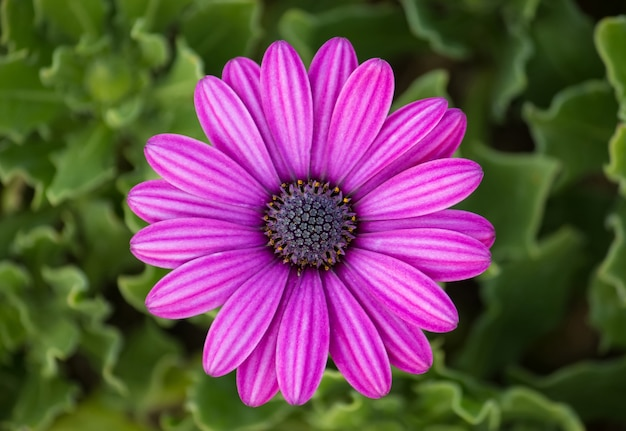
#> input picture purple.jpg, 626 x 431 px
$ python 'DIP Lab 6(Split 3 Channel from RGB).py'
#> lines starting #> are read from the running program, lines starting #| are printed output that depends on the picture
import numpy as np
from PIL import Image
import matplotlib.pyplot as plt

def split_rgb_channels(image_path):
    # Open the RGB image
#> called with image_path = 'purple.jpg'
    rgb_image = Image.open(image_path).convert("RGB")
#> rgb_image is the input picture: PIL image 626x431 RGB; mean R, G, B 106.7, 75.4, 83.1

    # Convert the image to a NumPy array
    rgb_array = np.array(rgb_image)

    # Split the RGB channels
    red_channel = rgb_array[..., 0]
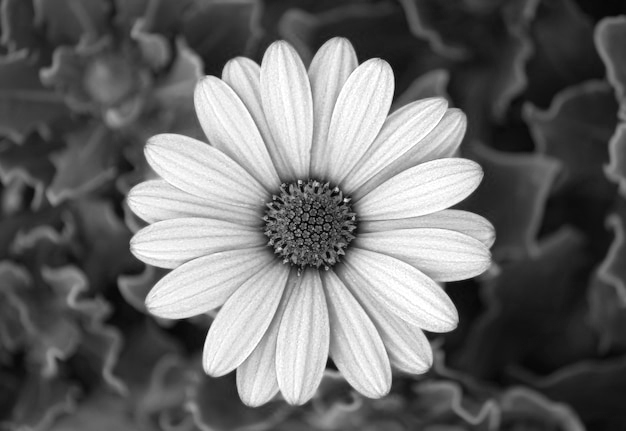
#> red_channel: shape (431, 626); min 0, max 255, mean 106.7
    green_channel = rgb_array[..., 1]
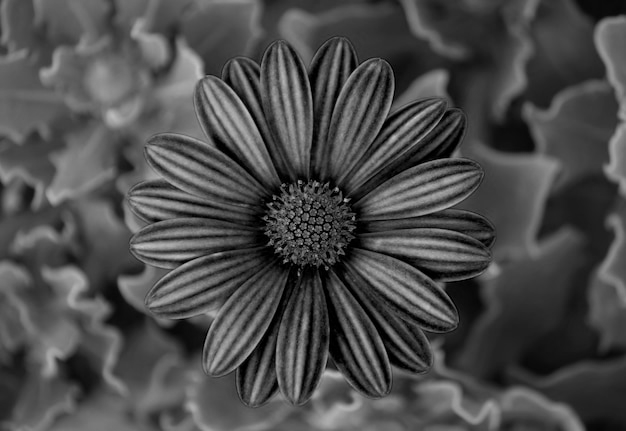
#> green_channel: shape (431, 626); min 0, max 194, mean 75.4
    blue_channel = rgb_array[..., 2]
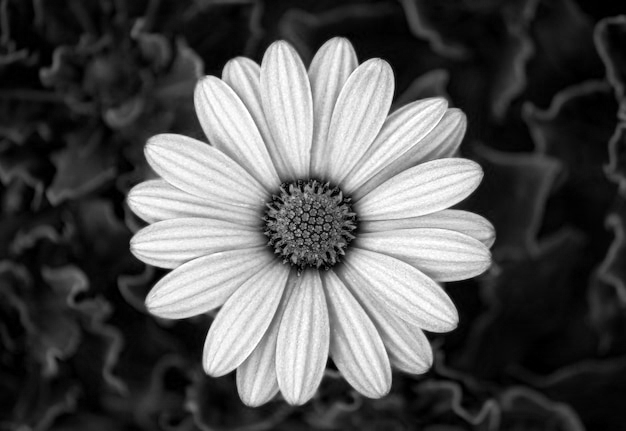
#> blue_channel: shape (431, 626); min 0, max 255, mean 83.1

    return red_channel, green_channel, blue_channel

# Example usage
input_image_path = 'purple.jpg'  # Path to your RGB image
red_channel, green_channel, blue_channel = split_rgb_channels(input_image_path)

# Display the images using Matplotlib
plt.figure(figsize=(15, 5))

plt.subplot(1, 4, 1)
plt.imshow(Image.open(input_image_path))
plt.title("Original RGB Image")
plt.axis('off')

plt.subplot(1, 4, 2)
plt.imshow(red_channel, cmap='Reds')
plt.title("Red Channel")
plt.axis('off')

plt.subplot(1, 4, 3)
plt.imshow(green_channel, cmap='Greens')
plt.title("Green Channel")
plt.axis('off')

plt.subplot(1, 4, 4)
plt.imshow(blue_channel, cmap='Blues')
plt.title("Blue Channel")
plt.axis('off')

plt.show()
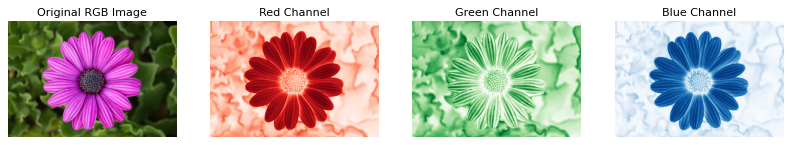
#> figure drawn by matplotlib, 4 panels

$ run again, with flower.jpg copied over purple.jpg
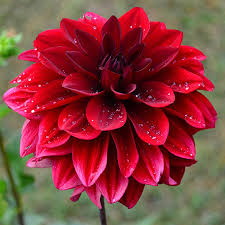
#> input picture flower.jpg, 225 x 225 px
#> in split_rgb_channels, rgb_image is the input picture: PIL image 225x225 RGB; mean R, G, B 137.7, 61.1, 61.6
#> in split_rgb_channels, `blue_channel = rgb_array[..., 2]`:
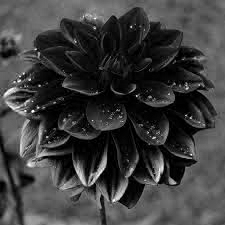
#> blue_channel: shape (225, 225); min 0, max 255, mean 61.6
#> `plt.show()`:
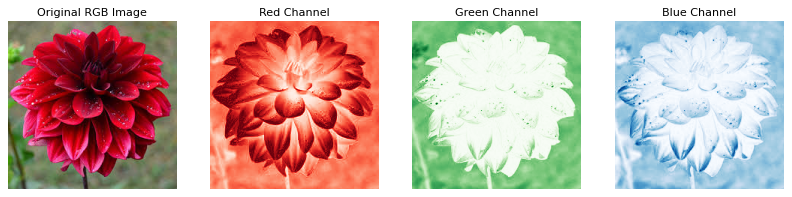
#> figure drawn by matplotlib, 4 panels

$ run again, with night.jpg copied over purple.jpg
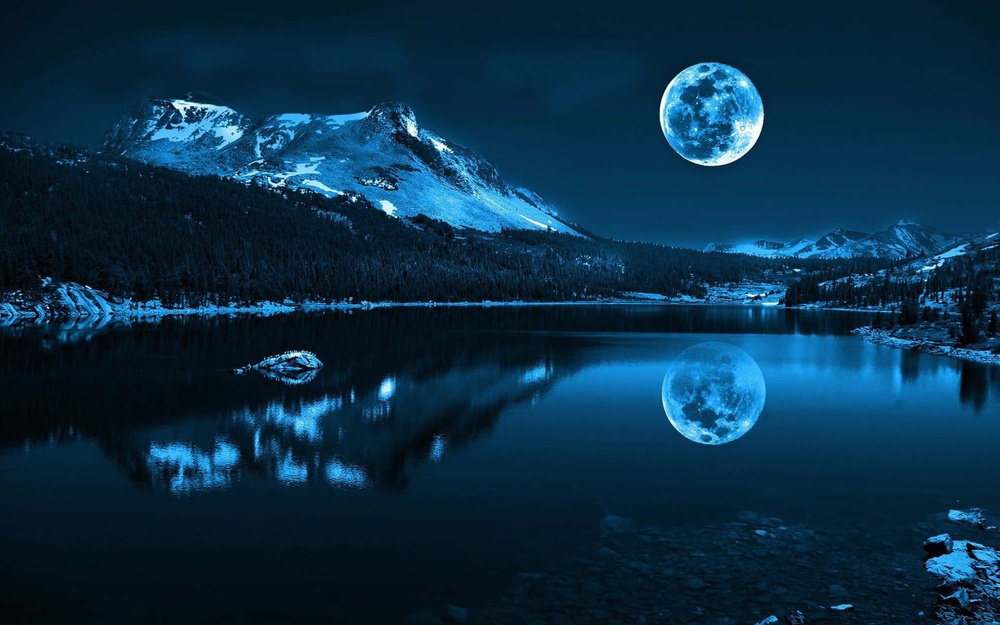
#> input picture night.jpg, 1000 x 625 px, shrunk from 1920 x 1200 before the run
#> in split_rgb_channels, rgb_image is the input picture: PIL image 1000x625 RGB; mean R, G, B 10, 46.5, 71.2
#> in split_rgb_channels, `blue_channel = rgb_array[..., 2]`:
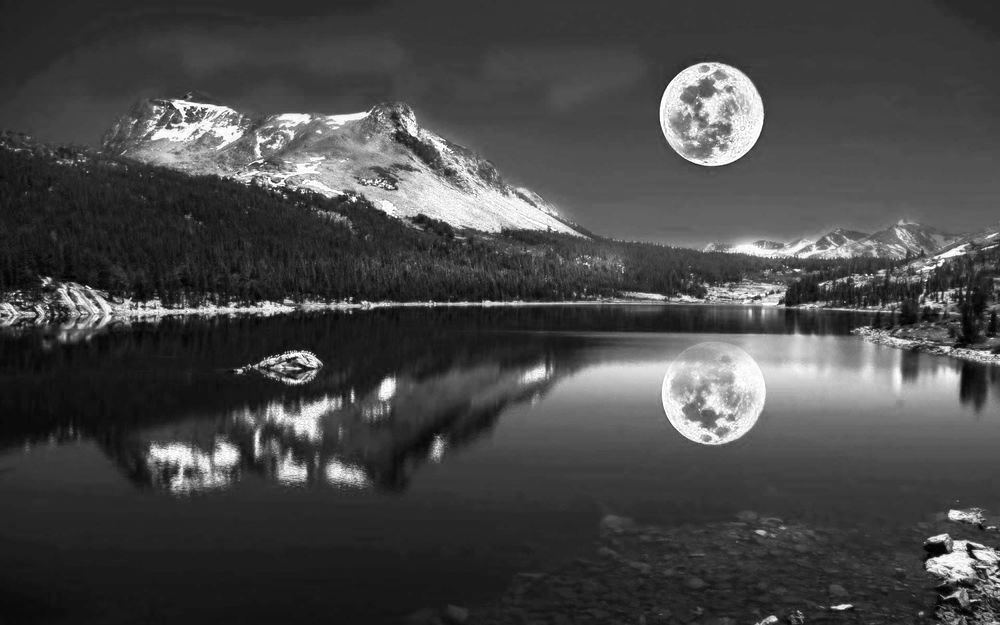
#> blue_channel: shape (625, 1000); min 0, max 255, mean 71.2
#> `plt.show()`:
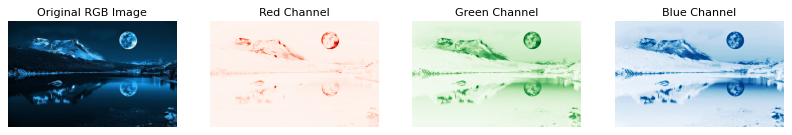
#> figure drawn by matplotlib, 4 panels

$ run again, with mahfuz.jpeg copied over purple.jpg
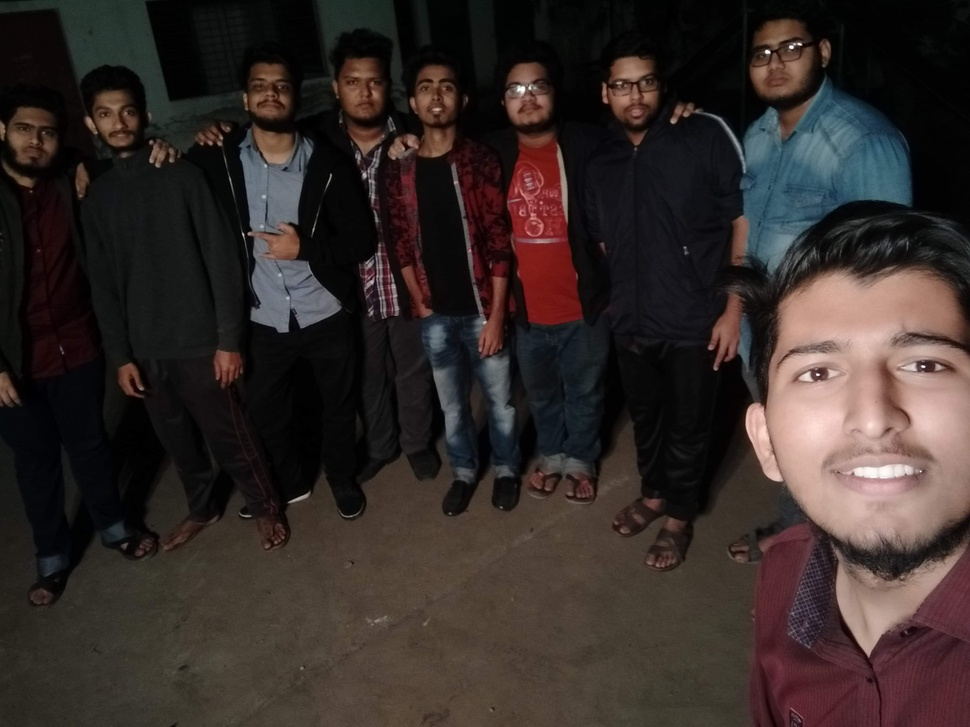
#> input picture mahfuz.jpeg, 970 x 727 px, shrunk from 3264 x 2448 before the run
#> in split_rgb_channels, rgb_image is the input picture: PIL image 970x727 RGB; mean R, G, B 52.8, 43.4, 40.6
#> in split_rgb_channels, `green_channel = rgb_array[..., 1]`:
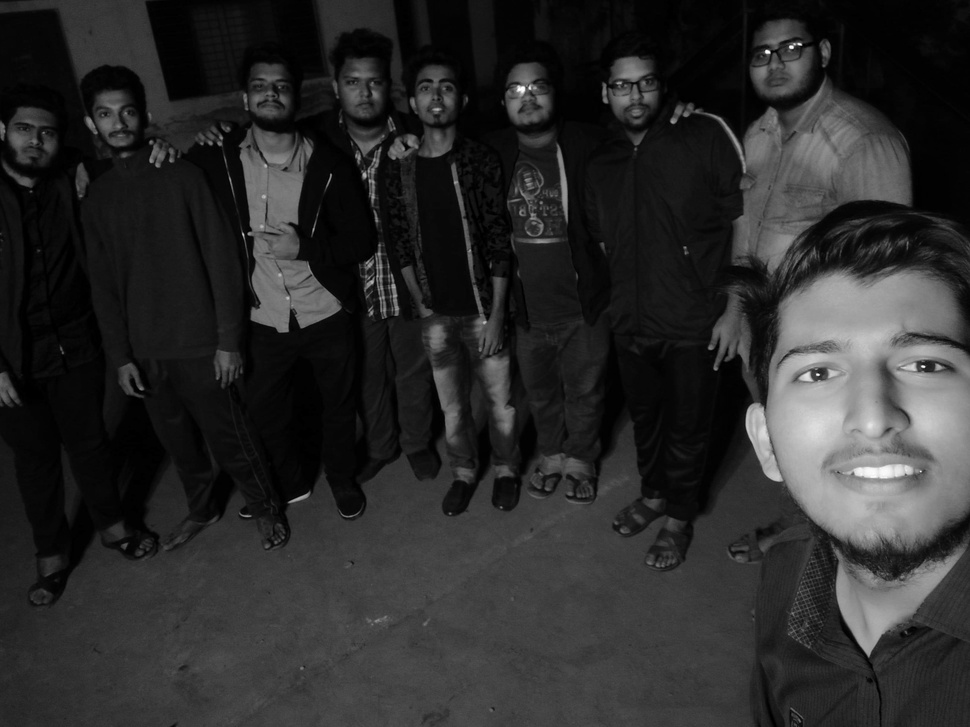
#> green_channel: shape (727, 970); min 0, max 255, mean 43.4
#> `plt.show()`:
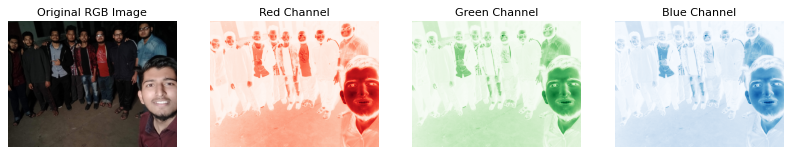
#> figure drawn by matplotlib, 4 panels
